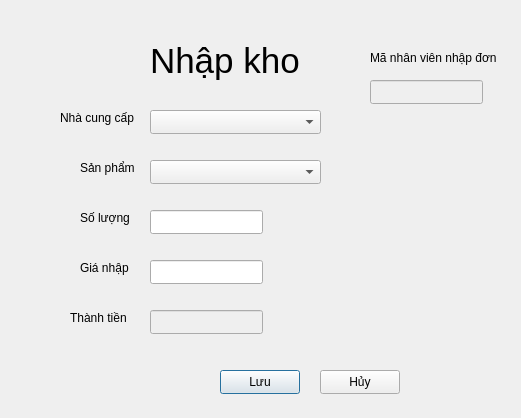
<?xml version="1.0" encoding="UTF-8"?>
<ui version="4.0">
 <class>import_product</class>
 <widget class="QDialog" name="import_product">
  <property name="geometry">
   <rect>
    <x>0</x>
    <y>0</y>
    <width>521</width>
    <height>418</height>
   </rect>
  </property>
  <property name="windowTitle">
   <string>Nhập kho</string>
  </property>
  <widget class="QLineEdit" name="le_SoLuong">
   <property name="enabled">
    <bool>true</bool>
   </property>
   <property name="geometry">
    <rect>
     <x>150</x>
     <y>210</y>
     <width>113</width>
     <height>24</height>
    </rect>
   </property>
  </widget>
  <widget class="QLabel" name="lb_total">
   <property name="geometry">
    <rect>
     <x>70</x>
     <y>310</y>
     <width>61</width>
     <height>16</height>
    </rect>
   </property>
   <property name="text">
    <string>Thành tiền</string>
   </property>
  </widget>
  <widget class="QLineEdit" name="le_total">
   <property name="enabled">
    <bool>false</bool>
   </property>
   <property name="geometry">
    <rect>
     <x>150</x>
     <y>310</y>
     <width>113</width>
     <height>24</height>
    </rect>
   </property>
  </widget>
  <widget class="QLabel" name="lb_ncc">
   <property name="geometry">
    <rect>
     <x>60</x>
     <y>110</y>
     <width>91</width>
     <height>16</height>
    </rect>
   </property>
   <property name="text">
    <string>Nhà cung cấp</string>
   </property>
  </widget>
  <widget class="QPushButton" name="pb_save">
   <property name="geometry">
    <rect>
     <x>220</x>
     <y>370</y>
     <width>80</width>
     <height>24</height>
    </rect>
   </property>
   <property name="text">
    <string>Lưu</string>
   </property>
  </widget>
  <widget class="QComboBox" name="cb_product">
   <property name="geometry">
    <rect>
     <x>150</x>
     <y>160</y>
     <width>171</width>
     <height>24</height>
    </rect>
   </property>
  </widget>
  <widget class="QLabel" name="lb_Tittle">
   <property name="geometry">
    <rect>
     <x>150</x>
     <y>40</y>
     <width>171</width>
     <height>41</height>
    </rect>
   </property>
   <property name="font">
    <font>
     <pointsize>26</pointsize>
    </font>
   </property>
   <property name="lineWidth">
    <number>1</number>
   </property>
   <property name="text">
    <string>Nhập kho</string>
   </property>
  </widget>
  <widget class="QLabel" name="lb_import_price">
   <property name="geometry">
    <rect>
     <x>80</x>
     <y>260</y>
     <width>61</width>
     <height>16</height>
    </rect>
   </property>
   <property name="text">
    <string>Giá nhập</string>
   </property>
  </widget>
  <widget class="QLabel" name="lb_sl">
   <property name="geometry">
    <rect>
     <x>80</x>
     <y>210</y>
     <width>61</width>
     <height>16</height>
    </rect>
   </property>
   <property name="text">
    <string>Số lượng</string>
   </property>
  </widget>
  <widget class="QComboBox" name="cb_ncc">
   <property name="geometry">
    <rect>
     <x>150</x>
     <y>110</y>
     <width>171</width>
     <height>24</height>
    </rect>
   </property>
  </widget>
  <widget class="QLineEdit" name="le_import_price">
   <property name="enabled">
    <bool>true</bool>
   </property>
   <property name="geometry">
    <rect>
     <x>150</x>
     <y>260</y>
     <width>113</width>
     <height>24</height>
    </rect>
   </property>
  </widget>
  <widget class="QLineEdit" name="le_mnv">
   <property name="enabled">
    <bool>false</bool>
   </property>
   <property name="geometry">
    <rect>
     <x>370</x>
     <y>80</y>
     <width>113</width>
     <height>24</height>
    </rect>
   </property>
  </widget>
  <widget class="QLabel" name="lb_mnv">
   <property name="geometry">
    <rect>
     <x>370</x>
     <y>50</y>
     <width>131</width>
     <height>16</height>
    </rect>
   </property>
   <property name="text">
    <string>Mã nhân viên nhập đơn</string>
   </property>
  </widget>
  <widget class="QLabel" name="lb_product">
   <property name="geometry">
    <rect>
     <x>80</x>
     <y>160</y>
     <width>61</width>
     <height>16</height>
    </rect>
   </property>
   <property name="text">
    <string>Sản phẩm</string>
   </property>
  </widget>
  <widget class="QPushButton" name="pb_cancel">
   <property name="geometry">
    <rect>
     <x>320</x>
     <y>370</y>
     <width>80</width>
     <height>24</height>
    </rect>
   </property>
   <property name="text">
    <string>Hủy</string>
   </property>
  </widget>
 </widget>
 <resources/>
 <connections/>
</ui>
